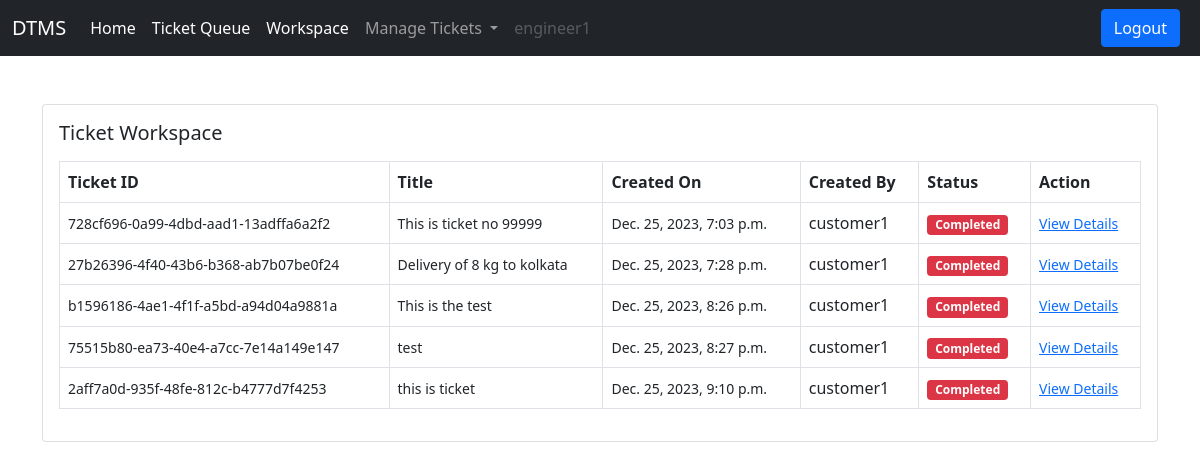
The page /ticket/all-closed-tickets/ (signed in) on the database its author committed.
### users/models.py (models this page shows)
class User(AbstractUser):
    is_customer = models.BooleanField(default=False)
    is_engineer = models.BooleanField(default=False)
    def __str__(self):
        return self.username

### ticket/models.py (models this page shows, shortened)
class Ticket(models.Model):
    status_choices =(
        ('Active','Active'),
        ('Completed','Completed'),
        ('Pending','Pending')
    )
    ticket_number = models.UUIDField(default=uuid.uuid4)
    title = models.CharField(max_length=100)
    description = models.TextField()
    created_by = models.ForeignKey(User, on_delete=models.CASCADE, related_name='created_by')
    date_created = models.DateTimeField(auto_now_add=True)
    assigned_to = models.ForeignKey(User, on_delete=models.DO_NOTHING, null= True , blank = True)
    is_resolved = models.BooleanField(default=False)
    accepted_date = models.DateTimeField(null=True, blank=True)
    close_date = models.DateTimeField(null=True, blank=True)
    ticket_status = models.CharField(max_length=15, choices=status_choices)

### ticket/views.py (the view)
# urls.py: path('all-closed-tickets/',views.all_closed_tickets, name='all-closed-tickets')
@login_required
def all_closed_tickets(request):
    tickets = Ticket.objects.filter(assigned_to=request.user, is_resolved=True)
    context = {'tickets':tickets}
    return render(request,'ticket/all_closed_tickets.html',context)

### templates/ticket/all_closed_tickets.html
{% extends 'base.html'%}
{%block content%}
<div class="card mx-auto" style="width: 76 rem;">
    <div class="card-body">
        <h5 class="card-title mb-3">Ticket Workspace</h5>
        <table class="table table-bordered">
            <thead>
                <tr>
                    <th scope="col">Ticket ID</th>
                    <th scope="col">Title</th>
                    <th scope="col">Created On</th>
                    <th scope="col">Created By</th>
                    <th scope="col">Status</th>
                    <th scope="col">Action</th>
                </tr>
            </thead>
            <tbody>
                {%for ticket in tickets %}
                <tr>
                    <td><small>{{ticket.ticket_number}}</small></td>
                    <td><small>{{ticket.title}}</small></td>
                    <td><small>{{ticket.date_created}}</small></td>
                    <td>{{ticket.created_by}}</td>
                    {% if ticket.ticket_status == 'Active' %}
                    <td><span class="badge bg-success">Active</span></td>
                {% elif ticket.ticket_status == 'Pending' %}
                    <td><span class="badge bg-warning">Pending</span></td>
                {% elif ticket.ticket_status == 'Completed' %}
                    <td><span class="badge bg-danger">Completed</span></td>
                {% endif %}
                <td><small><a href="{% url 'ticket-details' ticket.pk %}">View Details</a></small></td>
                    </tr>
                    {%endfor%}
                </tbody>
            </table>
        </div>
        </div>
{%endblock content%}

### templates/base.html (shortened to what this page needs)
<!DOCTYPE html>
<html lang="en">
  <head>
    <link
      href="https://cdn.jsdelivr.net/npm/bootstrap@5.0.2/dist/css/bootstrap.min.css"
      rel="stylesheet"
    />
  </head>
  <body>
    {% if request.user.is_customer %}
    <nav class="navbar navbar-expand-lg navbar-dark bg-dark">
      <div class="container-fluid">
        <a class="navbar-brand" href="/">DTMS</a>
        <button
          class="navbar-toggler"
          type="button"
          data-bs-toggle="collapse"
          data-bs-target="#navbarSupportedContent"
          aria-controls="navbarSupportedContent"
          aria-expanded="false"
          aria-label="Toggle navigation"
        >
          <span class="navbar-toggler-icon"></span>
        </button>
        <div class="collapse navbar-collapse" id="navbarSupportedContent">
          <ul class="navbar-nav me-auto mb-2 mb-lg-0">
            <li class="nav-item">
              <a class="nav-link active" aria-current="page" href="/">Home</a>
            </li>
            <li class="nav-item">
              <a class="nav-link active" href="{%url 'create-ticket' %}">Create Ticket</a>
            </li>
            <li class="nav-item">
              <a class="nav-link active" href="{%url 'all-tickets' %}">View Tickets</a>
            </li>
            <li class="nav-item">
              <a
                class="nav-link disabled"
                href="#"
                tabindex="-1"
                aria-disabled="true"
                >{{request.user.username}}</a
              >
            </li>
          </ul>
          {% comment %}
          <form class="d-flex">
            <input
              class="form-control me-2"
              type="search"
              placeholder="Search"
              aria-label="Search"
            />
            <button class="btn btn-outline-success" type="submit">
              Search
            </button>
          </form>
          {% endcomment %}
          <a href="{% url 'logout' %}" class="btn btn-primary me-2">Logout</a>
        </div>
      </div>
    </nav>
    {%elif request.user.is_engineer%}
    <nav class="navbar navbar-expand-lg navbar-dark bg-dark">
      <div class="container-fluid">
        <a class="navbar-brand" href="/">DTMS</a>
        <div class="collapse navbar-collapse" id="navbarSupportedContent">
          <ul class="navbar-nav me-auto mb-2 mb-lg-0">
            <li class="nav-item">
              <a class="nav-link active" aria-current="page" href="/">Home</a>
            </li>
            <li class="nav-item">
              <a class="nav-link active" href="{% url 'ticket-queue'%}">Ticket Queue</a>
            </li>
            <li class="nav-item">
              <a class="nav-link active" href="{% url 'workspace'%}">Workspace</a>
            </li>
            <li class="nav-item dropdown">
              <a
                class="nav-link dropdown-toggle"
                href="#"
                id="navbarDropdown"
                role="button"
                data-bs-toggle="dropdown"
                aria-expanded="false"
              >
                Manage Tickets
              </a>
            </li>
            <li class="nav-item">
              <a
                class="nav-link disabled"
                href="#"
                tabindex="-1"
                aria-disabled="true"
                >{{request.user.username}}</a
              >
            </li>
          </ul>
          <a href="{% url 'logout' %}" class="btn btn-primary me-2">Logout</a>
        </div>
      </div>
    </nav>
    {% endif %}
    <div class="container mt-5">
       {%block content%} {%endblock content%}
    </div>
  </body>
</html>

### rows shown on the page
User: user.username "engineer1"
Ticket: ticket_number "728cf696-0a99-4dbd-aad1-13adffa6a2f2", title "This is ticket no 99999", date_created "Dec. 25, 2023, 7:03 p.m.", created_by "customer1", ticket_status "Completed"
Ticket: ticket_number "27b26396-4f40-43b6-b368-ab7b07be0f24", title "Delivery of 8 kg to kolkata", date_created "Dec. 25, 2023, 7:28 p.m.", created_by "customer1", ticket_status "Completed"
Ticket: ticket_number "b1596186-4ae1-4f1f-a5bd-a94d04a9881a", title "This is the test", date_created "Dec. 25, 2023, 8:26 p.m.", created_by "customer1", ticket_status "Completed"
Ticket: ticket_number "75515b80-ea73-40e4-a7cc-7e14a149e147", title "test", date_created "Dec. 25, 2023, 8:27 p.m.", created_by "customer1", ticket_status "Completed"
Ticket: ticket_number "2aff7a0d-935f-48fe-812c-b4777d7f4253", title "this is ticket", date_created "Dec. 25, 2023, 9:10 p.m.", created_by "customer1", ticket_status "Completed"
